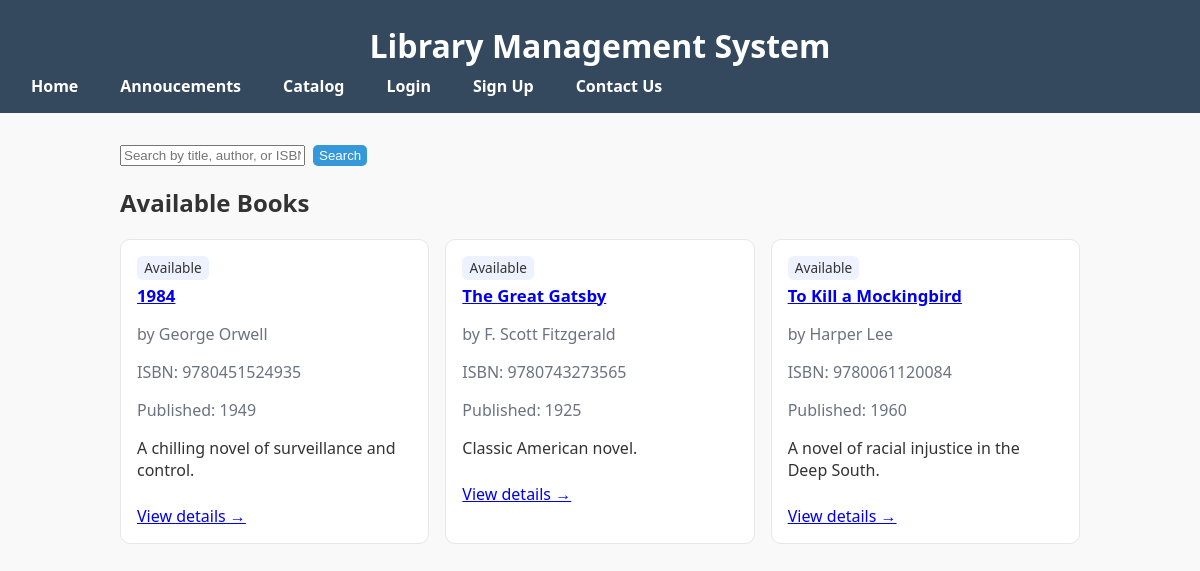
Screenshot of /php/catalog.php with the database file from the repository.
### tables this page shows
CREATE TABLE IF NOT EXISTS books (
    book_id INT AUTO_INCREMENT PRIMARY KEY,
    title VARCHAR(150) NOT NULL,
    author VARCHAR(100),
    genre VARCHAR(50),
    language VARCHAR(50),
    isbn VARCHAR(20) UNIQUE,
    publication_year INT,
    summary TEXT,
    available BOOLEAN DEFAULT TRUE
);

### php/catalog.php (the view, shortened to what this page needs)
<?php
include "connect.php";
$q = trim($_GET['q'] ?? '');
$sql = "
  SELECT book_id, title, author, genre, language, isbn, publication_year, summary, available
  FROM books
";
$sql .= " ORDER BY title ASC LIMIT 100";
$stmt = mysqli_prepare($database, $sql);
mysqli_stmt_execute($stmt);
$result = mysqli_stmt_get_result($stmt);
$books = [];
if ($result) {
  while ($row = mysqli_fetch_assoc($result)) {
    $books[] = $row;
  }
}
function h($s) { return htmlspecialchars((string)$s, ENT_QUOTES); }
?>
<!DOCTYPE html>
<html lang="en">
<head>
  <link rel="stylesheet" href="styles.css">
</head>
<body>
<?php include 'nav.php'; ?>
<main class="container">
  <form class="search-bar" method="get" action="catalog.php">
    <input type="text" name="q" placeholder="Search by title, author, or ISBN" value="<?= h($q) ?>">
    <button type="submit">Search</button>
  </form>
  <section class="book-list">
    <h2>Available Books</h2>
    <?php if (count($books) === 0): ?>
      <p class="muted">No books found<?= $q !== '' ? ' for “'.h($q).'”' : '' ?>.</p>
    <?php else: ?>
      <div class="book-grid">
        <?php foreach ($books as $b): ?>
          <article class="book-card">
            <div class="badge"><?= $b['available'] ? 'Available' : 'Checked Out' ?></div>
            <h3><a href="book.php?id=<?= (int)$b['book_id'] ?>"><?= h($b['title']) ?></a></h3>
            <p class="muted">by <?= h($b['author'] ?? 'Unknown') ?></p>
            <?php if (!empty($b['isbn'])): ?>
              <p class="muted">ISBN: <?= h($b['isbn']) ?></p>
            <?php endif; ?>
            <?php if (!empty($b['publication_year'])): ?>
              <p class="muted">Published: <?= h($b['publication_year']) ?></p>
            <?php endif; ?>
            <p><?= h(mb_strimwidth($b['summary'] ?? '', 0, 140, '…')) ?></p>
            <div class="book-actions">
              <a href="book.php?id=<?= (int)$b['book_id'] ?>">View details →</a>
            </div>
          </article>
        <?php endforeach; ?>
      </div>
    <?php endif; ?>
  </section>
</main>
</body>
</html>

### php/nav.php (shortened to what this page needs)
<?php
$accountHref = 'signup.php';
$accountText = 'Sign Up';
$authHref = 'login.php';
$authText = 'Login';
?>
<header>
  <h1>Library Management System</h1>
  <nav>
    <ul>
      <li><a href="index.php">Home</a></li>
      <li><a href="anounce.php">Annoucements</a></li>
      <li><a href="catalog.php">Catalog</a></li>
      <li><a href="<?= h($authHref) ?>"><?= h($authText) ?></a></li>
      <li><a href="<?= h($accountHref) ?>"><?= h($accountText) ?></a></li>
      <li><a href="contact.php">Contact Us</a></li>
    </ul>
  </nav>
</header>

### php/styles.css (style rules this page uses)
body { font-family: 'Segoe UI', Tahoma, Geneva, Verdana, sans-serif; margin: 0; padding: 0; background: #f9f9f9; color: #333; }
header { background: #34495e; color: white; padding: 1rem; text-align: center; }
header h1 { margin: 0.5rem 0; }
nav ul { list-style: none; padding: 0; margin: 0; }
nav ul li { display: inline; margin: 0 15px; }
nav ul li a { color: white; text-decoration: none; font-weight: bold; }
main { padding: 2rem; }
button { background: #3498db; border: none; color: white; cursor: pointer; transition: background 0.3s; border-radius: 5px; }
.muted { color: #777; }
.search-bar { display:flex; gap: .5rem; margin: 1rem 0; }
.book-grid { display:grid; grid-template-columns: repeat(auto-fill,minmax(240px,1fr)); gap: 1rem; }
.book-card { border:1px solid #e5e7eb; border-radius:10px; padding:1rem; background:#fff; }
.book-card h3 { margin:.25rem 0 .5rem; font-size:1.05rem; }
.badge { font-size:.75rem; background:#eef2ff; padding:.15rem .4rem; border-radius:.5rem; }
.muted { color:#6b7280; }
.book-actions a { display:inline-block; margin-top:.5rem; }
.badge { display:inline-block; padding:.15rem .45rem; border-radius:.375rem; font-size:.85rem; background:#eef2ff; }
.container { max-width: 960px; margin: 0 auto; padding: 16px; }
header nav ul { list-style: none; padding: 0; display: flex; gap: 12px; }
header nav a { text-decoration: none; }

### rows the page displays
books: available "Available", title "1984", author "George Orwell", isbn "9780451524935", publication_year "1949", summary "A chilling novel of surveillance and control."
books: available "Available", title "The Great Gatsby", author "F. Scott Fitzgerald", isbn "9780743273565", publication_year "1925", summary "Classic American novel."
books: available "Available", title "To Kill a Mockingbird", author "Harper Lee", isbn "9780061120084", publication_year "1960", summary "A novel of racial injustice in the Deep South."

### other values shown
$authText "Login"
$accountText "Sign Up"
